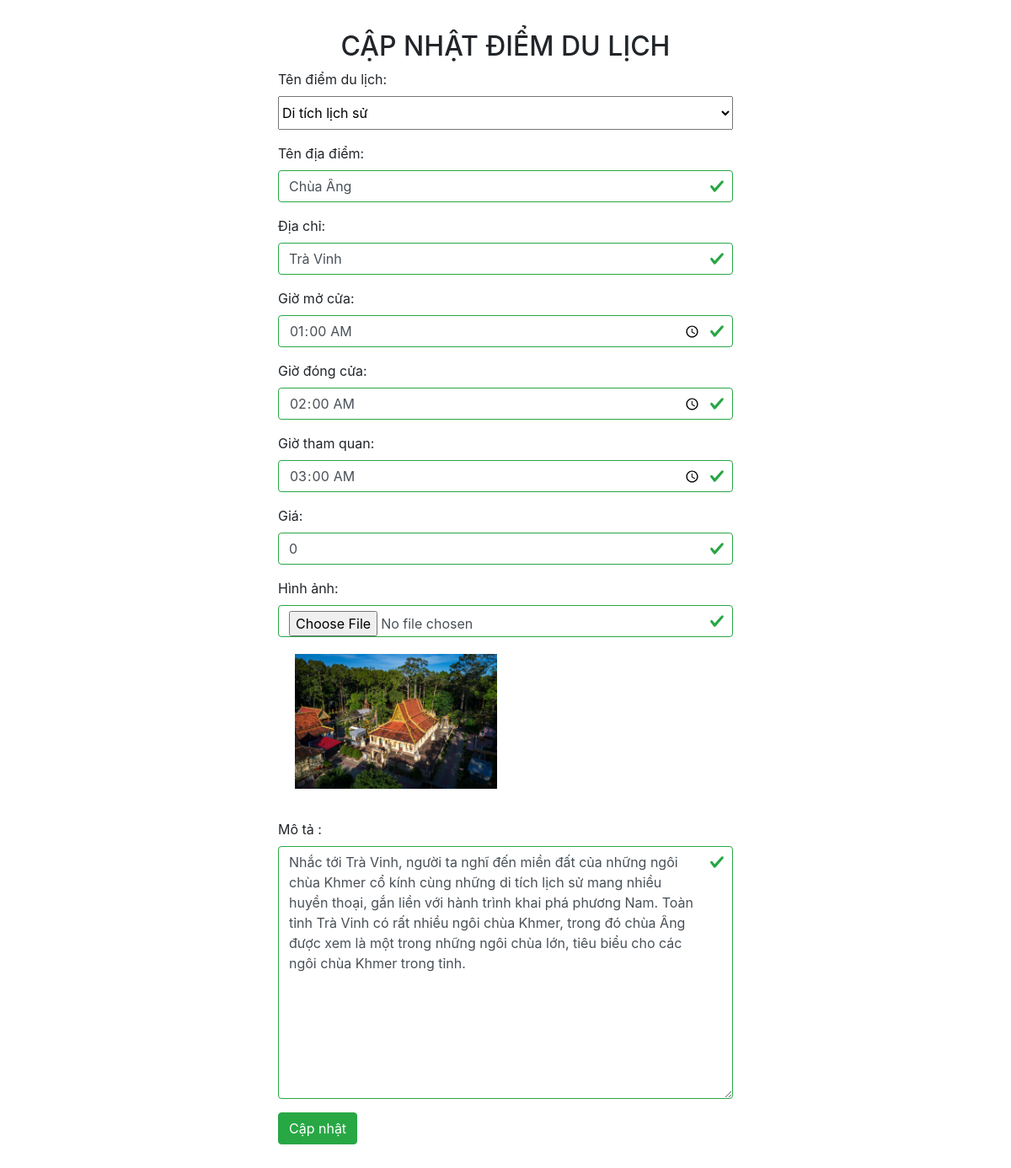
The page /admin/diemdulich/sua.php?id=1 on the database its author committed.
### tables this page shows
CREATE TABLE `tbldiemden` (
  `madiemden` int(11) NOT NULL,
  `tendiemden` varchar(100) NOT NULL,
  `diachi` varchar(200) NOT NULL,
  `hinhanh` varchar(100) NOT NULL,
  `mota` mediumtext NOT NULL,
  `giomocua` time NOT NULL,
  `giodongcua` time NOT NULL,
  `giothamquan` time NOT NULL,
  `gia` int(11) NOT NULL,
  `maloaihinh` int(30) NOT NULL
);

### admin/diemdulich/sua.php (the view, shortened to what this page needs)
<!DOCTYPE html>
<html lang="en">
<head>
    <link rel="stylesheet" href="https://cdn.jsdelivr.net/npm/bootstrap@4.6.2/dist/css/bootstrap.min.css">
    <link rel="stylesheet" href="../css/sua.css">
    <link rel="stylesheet" href="../css/base.css">
</head>
<body>
<?php
include('../../connect.php');
if (isset($_GET['id'])) {
  $maDiemDen = $_GET['id'];
  $sql = "SELECT * FROM `tbldiemden` WHERE 	`madiemden` = $maDiemDen";
  $result = $conn->query($sql);
  if ($result->num_rows > 0) {
      $row = $result->fetch_assoc();
      $tenDiemDuLich = $row["tendiemden"];
      $DiaChi = $row["diachi"];
      $GioMoCua = $row["giomocua"];
      $GioDongCua = $row["giodongcua"];
      $GioThamQuan = $row["giothamquan"];
      $Gia = $row["gia"];
      $MoTa = $row["mota"];
      $hinhanh = $row['hinhanh'];
      $MaLoaiHinh = $row['maloaihinh'];
  } else {
      echo "Không tìm thấy dữ liệu với madiemden = $maDiemDen đã cho.";
  }
} else {
  echo "Không có madiemden = $maDiemDen được cung cấp.";
}
?>
<div class="container">
    <div class="row justify-content-center align-items-center">
        <div class="col-md-6">
            <h2 style="text-align:center">CẬP NHẬT ĐIỂM DU LỊCH</h2>
            <form aaction="them.php" method="POST" class="was-validated" enctype="multipart/form-data">
              <div class="form-group">
                <label for="ten_monan">Tên điểm du lịch:</label>
                <select class='mien' name="maloaihinh" id="">
                  <?php
                  $sql2 = "SELECT * FROM tblloaihinh";
                  $conn2 = new mysqli("localhost", "root", "", "db_dulich");
                  $result2 = $conn2->query($sql2);
                  if ($result2->num_rows > 0) {
                    while ($row2 = $result2->fetch_assoc()) {
                      if($row2['maloaihinh'] == $MaLoaiHinh) {
                        echo "<option value='" . $row2['maloaihinh'] . "' selected>" . $row2['tenloaihinh'] . "</option>";
                      } else {
                        echo "<option value='" . $row2['maloaihinh'] . "'>" . $row2['tenloaihinh'] . "</option>";
                      }
                    }
                  } else {
                    echo "Không tìm thấy điểm du lịch.";
                  }
                  ?>
                </select>
              </div>
             <div class="form-group">
                <label for="ten_monan">Tên địa điểm:</label>
                <input type="text" class="form-control" id="tendiemden" placeholder="Tên điểm du lịch" name="tendiemden" value='<?php echo $tenDiemDuLich?>' required>
              </div>
              <div class="form-group">
                <label for="ten_monan">Địa chỉ:</label>
                <input type="text" class="form-control" id="diachi" placeholder="Địa chỉ" name="diachi" value='<?php echo $DiaChi?>' required>
              </div>
              <div class="form-group">
                <label for="ten_monan">Giờ mở cửa:</label>
                <input type="Time" class="form-control" id="giomocua" placeholder="Giờ mở cửa" name="giomocua" value='<?php echo $GioMoCua?>' required>
              </div>
              <div class="form-group">
                <label for="ten_monan">Giờ đóng cửa:</label>
                <input type="Time" class="form-control" id="giodongcua" placeholder="Giờ đóng cửa" name="giodongcua" value='<?php echo $GioDongCua?>' required>
              </div>
              <div class="form-group">
                <label for="ten_monan">Giờ tham quan:</label>
                <input type="Time" class="form-control" id="giothamquan" placeholder="Giờ tham quan" name="giothamquan" value='<?php echo $GioThamQuan?>' required>
              </div>
              <div class="form-group">
                <label for="ten_monan">Giá:</label>
                <input type="text" class="form-control" id="gia" placeholder="Giá vé" name="gia" value='<?php echo $Gia?>' required>
              </div>
              <div class="form-group">
                <label for="hinhanh">Hình ảnh:</label>
                <input type="file" class="form-control" id="hinhanh" placeholder="Chọn hình ảnh" name="hinhanh" value= '<?php echo $hinhanh; ?>'>
                <img class='hinhanhmonan' src="../../hinhanh/<?php echo $hinhanh; ?>" value= '<?php echo $hinhanh; ?>' name="hinhanh">
              </div>
              <div class="form-group">
                <label for="cachnau">Mô tả :</label>
                <textarea  type="text" class="form-control" id="mota" placeholder="Mô tả " name="mota" required><?php echo $MoTa ?></textarea >
              </div>
              <button type="submit" class="btn btn-success">Cập nhật</button>
            </form>
        </div>
    </div>
</div>
</body>
</html>

### admin/css/sua.css (style rules this page uses)
.container { margin-top: 3%; margin-bottom: 3%; }
textarea { min-height: 300px; }
.hinhanhmonan { margin: 20px; width: 240px; }
.mien { display: block; width: 100%; height: 40px; }

### admin/css/base.css (style rules this page uses)
html { width: 100%; margin: 0; padding: 0; }

### rows shown on the page
tbldiemden: tendiemden "Chùa Âng", diachi "Trà Vinh", giomocua "01:00:00", giodongcua "02:00:00", giothamquan "03:00:00", gia "0", hinhanh (picture), mota "Nhắc tới Trà Vinh, người ta nghĩ đến miền đất của những ngôi chùa Khmer cổ kính cùng những di tích lịch sử mang nhiều huyền thoại, gắn liền với hành trình khai phá phương Nam. Toàn tỉnh Trà Vinh có rất nhiều ngôi chùa Khmer, trong đó chùa Âng được xem là một trong những ngôi chùa lớn, tiêu biểu cho các ngôi chùa Khmer trong tỉnh."

### other values the page prints
form field maloaihinh "Di tích lịch sử"
